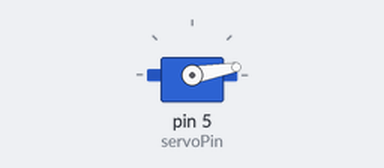
Recording of a sketch running on a simulated Arduino Uno, built with avr-gcc and run on an emulated ATmega328P. Parts: servo. What the sketch prints to the serial monitor is not drawn.

Above: at 0.05 s.
Timing chart, 0 to 4.6 s (numbered marks = the images above):
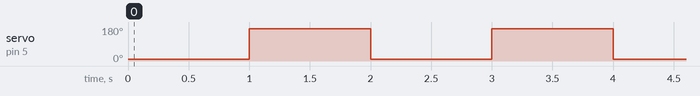

Measured:
- by itself, servo on pin 5 (servoPin): alternates 170° for 1.0 s and 10° for 1.0 s

The sketch:

Servo.ino
```cpp
#include <Servo.h>

Servo myServo;
#define servoPin 5
#define door_close 10
#define door_open 170

void setup() {
  Serial.begin(9600);
  myServo.attach(servoPin);
}

void loop() {
  myServo.write(door_close);
  Serial.println("Close");
  delay(1000);
  myServo.write(door_open);
  Serial.println("Open");
  delay(1000);
}
```
